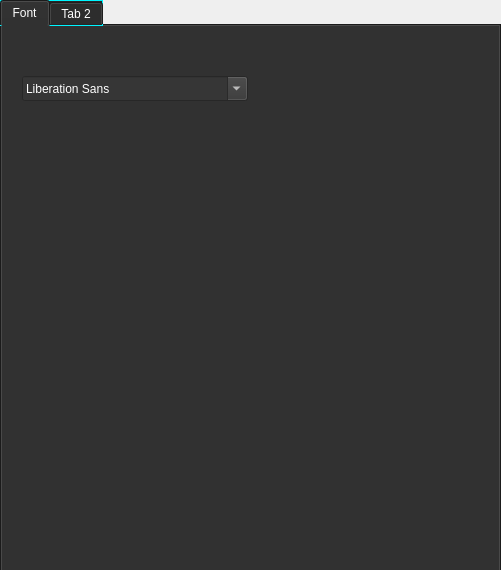
<?xml version="1.0" encoding="UTF-8"?>
<ui version="4.0">
 <class>DlgOption</class>
 <widget class="QDialog" name="DlgOption">
  <property name="geometry">
   <rect>
    <x>0</x>
    <y>0</y>
    <width>501</width>
    <height>570</height>
   </rect>
  </property>
  <property name="windowTitle">
   <string>Option</string>
  </property>
  <property name="windowIcon">
   <iconset resource="main.qrc">
    <normaloff>:/res/GurthHex.ico</normaloff>:/res/GurthHex.ico</iconset>
  </property>
  <property name="styleSheet">
   <string notr="true">Background:&quot;#363636&quot;;</string>
  </property>
  <widget class="QTabWidget" name="tabWidget">
   <property name="geometry">
    <rect>
     <x>0</x>
     <y>0</y>
     <width>501</width>
     <height>581</height>
    </rect>
   </property>
   <property name="autoFillBackground">
    <bool>false</bool>
   </property>
   <property name="styleSheet">
    <string notr="true">QTabWidget
{
background-color: #262626;
}

QTabBar
{
color:rgb(255,255,255);
background-color: #262626;
min-width:100px;
border: 1px solid #00F5FF;
}</string>
   </property>
   <property name="currentIndex">
    <number>0</number>
   </property>
   <widget class="QWidget" name="font">
    <attribute name="title">
     <string>Font</string>
    </attribute>
    <widget class="QFontComboBox" name="fontComboBox">
     <property name="geometry">
      <rect>
       <x>20</x>
       <y>50</y>
       <width>226</width>
       <height>25</height>
      </rect>
     </property>
     <property name="styleSheet">
      <string notr="true">color:rgb(255,255,255);
background-color: #363636;
min-width:100px;</string>
     </property>
    </widget>
   </widget>
   <widget class="QWidget" name="tab_2">
    <attribute name="title">
     <string>Tab 2</string>
    </attribute>
   </widget>
  </widget>
 </widget>
 <resources>
  <include location="main.qrc"/>
 </resources>
 <connections/>
</ui>
